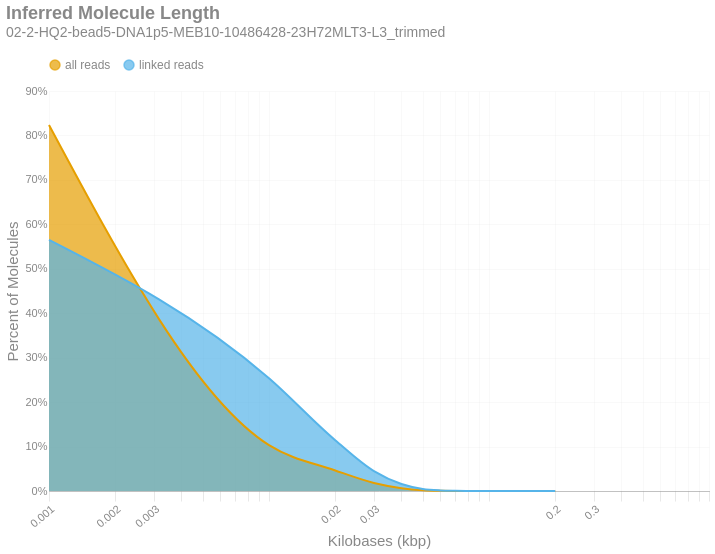

Write notebook code for a chart like this one.
### Markdown cell above
### Inferred Molecule Length
This is the frequency distribution of molecule lengths inferred from the first and last alignment positions along a contig for all alignments associated with a single linked-read barcode on a given contig.There are two distributions: one with `all` the alignments (yellow) and another with only `linked reads` (blue). The percent of molecules in the `linked reads` distribution is relative to the total number of linked molecules.

### Code cell
if SKIPLR:
    print_html(f"Skipped")
else:
    binned_df = consolidated_hist(valids['length_inferred']/1000, mask, 10, True)
    binned_df['bin'] = binned_df['bin'].cat.rename_categories({'0': '1'})
    with SafeRender(binned_df):
        (
            density_plot(binned_df, 'Inferred Molecule Length', samplename, 'inferredlen')
            .transform_calculate(bin_kb='datum.bin / 1000')
            .encode(
                x=alt.X('bin_kb:Q', title="Kilobases (kbp)").scale(type='log').axis(labelAngle=-40),
                y=alt.Y('value:Q', title='Percent of Molecules')
                    .axis(format='%')
                    .stack(False),
                color=alt.Color("key:N").scale(domain = ["all reads", "linked reads"]),
                tooltip = [
                    alt.Tooltip("key:N", title = "Data Type"),
                    alt.Tooltip("range_label:N", title="Kilobases"),
                    alt.Tooltip("value:Q", format = ".2%", title="% Molecules")
                ]
            )
        ).display()

### Figure 1 — Vega-Lite specification as saved in the notebook (floating-point values rounded to 4 significant figures)
{"width": "container", "height": 400, "config": {"title": {"anchor": "start", "dy": -15, "fontSize": 18, "color": "#888888", "subtitleColor": "#888888", "subtitleFontSize": 14}, "arc": {"fill": "#0072B2"}, "axis": {"domainColor": "#888888", "domainWidth": 0.5, "gridWidth": 0.2, "grid": false, "titleFontWeight": 400, "titleFontSize": 15, "labelFontSize": 11, "labelColor": "#888888", "tickColor": "#888888", "tickWidth": 0.2, "titleColor": "#888888"}, "axisBand": {"grid": false}, "axisX": {"grid": true, "tickSize": 10, "domainCap": "round"}, "axisY": {"domain": false, "grid": true, "tickSize": 0, "domainCap": "round"}, "background": "transparent", "header": {"labelFontSize": 15, "labelColor": "#888888", "titleFontSize": 15, "titleFontWeight": 600, "titleColor": "#888888"}, "legend": {"labelFont": "sans-serif", "labelFontSize": 12, "labelColor": "#888888", "symbolSize": 100, "symbolType": "circle", "titleFontSize": 12, "titlePadding": 10, "titleColor": "#888888", "title": null, "orient": "top"}, "range": {"category": ["#E69F00", "#56B4E9", "#009E73", "#F0E442", "#0072B2", "#D55E00", "#CC79A7", "#000000"], "diverging": ["#cfe8f3", "#a2d4ec", "#73bfe2", "#46abdb", "#1696d2", "#12719e"]}, "area": {"fill": "#0072B2", "fillOpacity": 0.7, "line": true, "strokeOpacity": 0.7}, "line": {"color": "#0072B2", "stroke": "#0072B2", "strokeWidth": 2}, "trail": {"color": "#0072B2", "stroke": "#0072B2", "strokeWidth": 0, "size": 1}, "point": {"filled": true}, "text": {"color": "#888888", "fontSize": 11, "align": "right", "fontWeight": 400, "size": 11}, "bar": {"fill": "#0072B2", "stroke": null}, "view": {"stroke": null, "continuousWidth": 660, "continuousHeight": 400}}, "data": {"name": "data-f9456f8bc07f1807ff2b01f1b40e1044"}, "mark": {"type": "area", "interpolate": "monotone"}, "encoding": {"color": {"field": "key", "scale": {"domain": ["all reads", "linked reads"]}, "type": "nominal"}, "tooltip": [{"field": "key", "title": "Data Type", "type": "nominal"}, {"field": "range_label", "title": "Kilobases", "type": "nominal"}, {"field": "value", "format": ".2%", "title": "% Molecules", "type": "quantitative"}], "x": {"axis": {"labelAngle": -40}, "field": "bin_kb", "scale": {"type": "log"}, "title": "Kilobases (kbp)", "type": "quantitative"}, "y": {"axis": {"format": "%"}, "field": "value", "stack": false, "title": "Percent of Molecules", "type": "quantitative"}}, "params": [{"name": "param_c36ac31b6afebe62", "select": {"type": "point", "fields": ["key"]}, "bind": "legend"}], "title": {"text": "Inferred Molecule Length", "subtitle": "02-2-HQ2-bead5-DNA1p5-MEB10-10486428-23H72MLT3-L3_trimmed"}, "transform": [{"fold": ["all reads", "linked reads"]}, {"filter": {"param": "param_c36ac31b6afebe62"}}, {"calculate": "datum.bin / 1000", "as": "bin_kb"}], "usermeta": {"embedOptions": {"downloadFileName": "02-2-HQ2-bead5-DNA1p5-MEB10-10486428-23H72MLT3-L3_trimmed.inferredlen"}}, "$schema": "https://vega.github.io/schema/vega-lite/v6.4.1.json", "datasets": {"data-f9456f8bc07f1807ff2b01f1b40e1044": [{"bin": "1", "interval": "0-10", "all reads": 0.8234, "linked reads": 0.5649, "range_label": "0-9"}, {"bin": "10", "interval": "10-20", "all reads": 0.1032, "linked reads": 0.2537, "range_label": "10-19"}, {"bin": "20", "interval": "20-30", "all reads": 0.04625, "linked reads": 0.1143, "range_label": "20-29"}, {"bin": "30", "interval": "30-40", "all reads": 0.01813, "linked reads": 0.04482, "range_label": "30-39"}, {"bin": "40", "interval": "40-50", "all reads": 0.006403, "linked reads": 0.01573, "range_label": "40-49"}, {"bin": "50", "interval": "50-60", "all reads": 0.001846, "linked reads": 0.004583, "range_label": "50-59"}, {"bin": "60", "interval": "60-70", "all reads": 0.0005355, "linked reads": 0.001332, "range_label": "60-69"}, {"bin": "70", "interval": "70-80", "all reads": 0.0001615, "linked reads": 0.0004008, "range_label": "70-79"}, {"bin": "80", "interval": "80-90", "all reads": 5.375e-05, "linked reads": 0.0001316, "range_label": "80-89"}, {"bin": "90", "interval": "90-100", "all reads": 2.171e-05, "linked reads": 5.309e-05, "range_label": "90-99"}, {"bin": "100", "interval": "100-110", "all reads": 1.108e-05, "linked reads": 2.617e-05, "range_label": "100-109"}, {"bin": "110", "interval": "110-120", "all reads": 2.695e-06, "linked reads": 5.982e-06, "range_label": "110-119"}, {"bin": "120", "interval": "120-130", "all reads": 2.246e-06, "linked reads": 5.608e-06, "range_label": "120-129"}, {"bin": "130", "interval": "130-140", "all reads": 4.492e-07, "linked reads": 1.122e-06, "range_label": "130-139"}, {"bin": "140", "interval": "140-150", "all reads": 2.994e-07, "linked reads": 7.477e-07, "range_label": "140-149"}, {"bin": "150", "interval": "150-160", "all reads": 0.0, "linked reads": 0.0, "range_label": "150-159"}, {"bin": "160", "interval": "160-170", "all reads": 2.994e-07, "linked reads": 7.477e-07, "range_label": "160-169"}, {"bin": "170", "interval": "170-180", "all reads": 2.994e-07, "linked reads": 7.477e-07, "range_label": "170-179"}, {"bin": "180", "interval": "180-190", "all reads": 2.994e-07, "linked reads": 7.477e-07, "range_label": "180-189"}, {"bin": "190", "interval": "190-200", "all reads": 0.0, "linked reads": 0.0, "range_label": "190-199"}, {"bin": "200", "interval": "200-210", "all reads": 0.0, "linked reads": 0.0, "range_label": "200-209"}]}}
